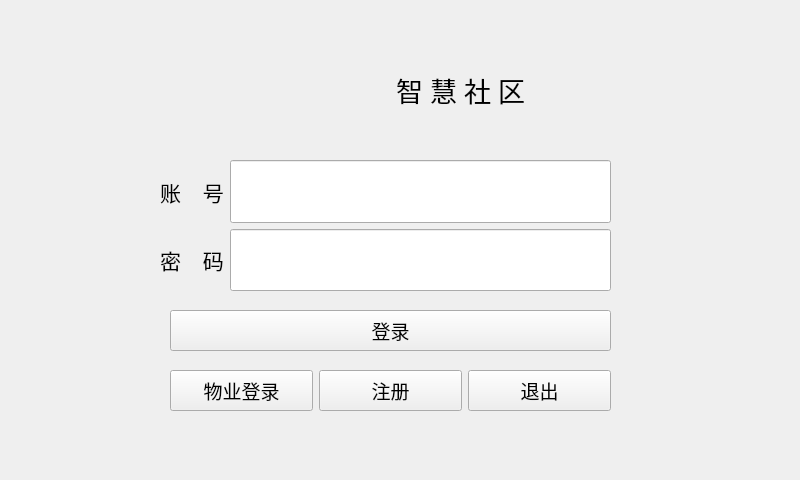
<?xml version="1.0" encoding="UTF-8"?>
<ui version="4.0">
 <class>login</class>
 <widget class="QMainWindow" name="login">
  <property name="geometry">
   <rect>
    <x>0</x>
    <y>0</y>
    <width>800</width>
    <height>480</height>
   </rect>
  </property>
  <property name="windowTitle">
   <string>智慧社区</string>
  </property>
  <widget class="QWidget" name="centralwidget">
   <widget class="QLabel" name="pic_label">
    <property name="geometry">
     <rect>
      <x>180</x>
      <y>40</y>
      <width>119</width>
      <height>99</height>
     </rect>
    </property>
    <property name="text">
     <string/>
    </property>
   </widget>
   <widget class="QWidget" name="widget_2" native="true">
    <property name="geometry">
     <rect>
      <x>160</x>
      <y>160</y>
      <width>451</width>
      <height>131</height>
     </rect>
    </property>
    <layout class="QGridLayout" name="gridLayout">
     <item row="1" column="1">
      <widget class="QLineEdit" name="password_lineEdit">
       <property name="sizePolicy">
        <sizepolicy hsizetype="Expanding" vsizetype="Expanding">
         <horstretch>0</horstretch>
         <verstretch>0</verstretch>
        </sizepolicy>
       </property>
       <property name="echoMode">
        <enum>QLineEdit::Password</enum>
       </property>
      </widget>
     </item>
     <item row="0" column="1">
      <widget class="QLineEdit" name="account_lineEdit">
       <property name="sizePolicy">
        <sizepolicy hsizetype="Expanding" vsizetype="Expanding">
         <horstretch>0</horstretch>
         <verstretch>0</verstretch>
        </sizepolicy>
       </property>
      </widget>
     </item>
     <item row="0" column="0">
      <widget class="QLabel" name="label">
       <property name="font">
        <font>
         <family>AcadEref</family>
         <pointsize>16</pointsize>
        </font>
       </property>
       <property name="text">
        <string>账    号</string>
       </property>
      </widget>
     </item>
     <item row="1" column="0">
      <widget class="QLabel" name="label_2">
       <property name="font">
        <font>
         <family>AcadEref</family>
         <pointsize>16</pointsize>
        </font>
       </property>
       <property name="text">
        <string>密    码</string>
       </property>
      </widget>
     </item>
    </layout>
   </widget>
   <widget class="SoftKey" name="widget_4" native="true">
    <property name="geometry">
     <rect>
      <x>0</x>
      <y>290</y>
      <width>801</width>
      <height>191</height>
     </rect>
    </property>
   </widget>
   <widget class="QLabel" name="title_label">
    <property name="geometry">
     <rect>
      <x>340</x>
      <y>40</y>
      <width>241</width>
      <height>99</height>
     </rect>
    </property>
    <property name="font">
     <font>
      <family>AcadEref</family>
      <pointsize>20</pointsize>
     </font>
    </property>
    <property name="text">
     <string>智 慧 社 区</string>
    </property>
    <property name="alignment">
     <set>Qt::AlignCenter</set>
    </property>
   </widget>
   <widget class="QPushButton" name="owner_Btn">
    <property name="geometry">
     <rect>
      <x>170</x>
      <y>310</y>
      <width>441</width>
      <height>41</height>
     </rect>
    </property>
    <property name="sizePolicy">
     <sizepolicy hsizetype="Expanding" vsizetype="Expanding">
      <horstretch>0</horstretch>
      <verstretch>0</verstretch>
     </sizepolicy>
    </property>
    <property name="font">
     <font>
      <pointsize>14</pointsize>
     </font>
    </property>
    <property name="text">
     <string>登录</string>
    </property>
   </widget>
   <widget class="QWidget" name="layoutWidget">
    <property name="geometry">
     <rect>
      <x>170</x>
      <y>370</y>
      <width>441</width>
      <height>41</height>
     </rect>
    </property>
    <layout class="QHBoxLayout" name="horizontalLayout">
     <item>
      <widget class="QPushButton" name="property_Btn">
       <property name="sizePolicy">
        <sizepolicy hsizetype="Expanding" vsizetype="Expanding">
         <horstretch>0</horstretch>
         <verstretch>0</verstretch>
        </sizepolicy>
       </property>
       <property name="font">
        <font>
         <pointsize>14</pointsize>
        </font>
       </property>
       <property name="text">
        <string>物业登录</string>
       </property>
      </widget>
     </item>
     <item>
      <widget class="QPushButton" name="register_Btn">
       <property name="sizePolicy">
        <sizepolicy hsizetype="Expanding" vsizetype="Expanding">
         <horstretch>0</horstretch>
         <verstretch>0</verstretch>
        </sizepolicy>
       </property>
       <property name="font">
        <font>
         <pointsize>14</pointsize>
        </font>
       </property>
       <property name="text">
        <string>注册</string>
       </property>
      </widget>
     </item>
     <item>
      <widget class="QPushButton" name="out_btn">
       <property name="sizePolicy">
        <sizepolicy hsizetype="Expanding" vsizetype="Expanding">
         <horstretch>0</horstretch>
         <verstretch>0</verstretch>
        </sizepolicy>
       </property>
       <property name="font">
        <font>
         <family>AcadEref</family>
         <pointsize>14</pointsize>
        </font>
       </property>
       <property name="text">
        <string>退出</string>
       </property>
      </widget>
     </item>
    </layout>
   </widget>
   <zorder>layoutWidget</zorder>
   <zorder>pic_label</zorder>
   <zorder>widget_2</zorder>
   <zorder>title_label</zorder>
   <zorder>owner_Btn</zorder>
   <zorder>widget_4</zorder>
  </widget>
 </widget>
 <customwidgets>
  <customwidget>
   <class>SoftKey</class>
   <extends>QWidget</extends>
   <header>softkey.h</header>
   <container>1</container>
  </customwidget>
 </customwidgets>
 <resources/>
 <connections/>
</ui>
